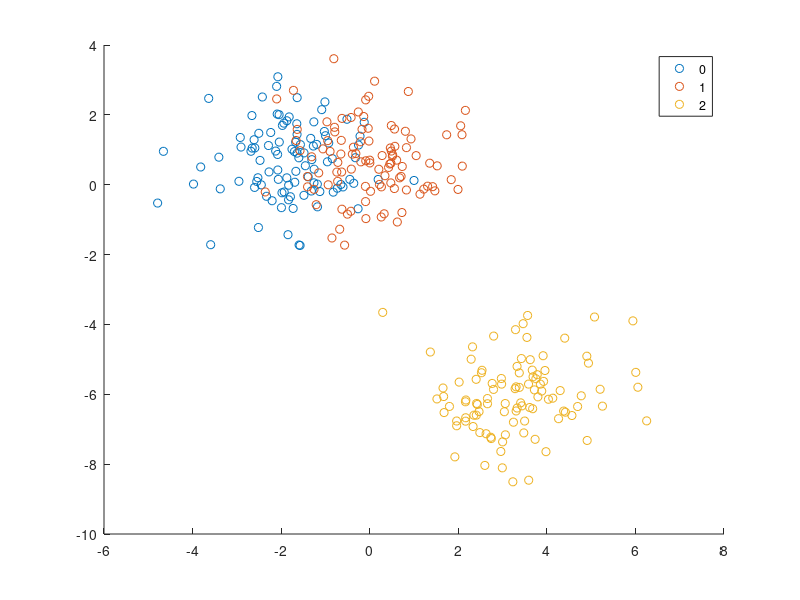

MATLAB code to generate this figure: (Note: this script raises an error after producing the figure.)
close all;
clear;
clc;
%%
N = 1e2;
mu1 = randn(2,1);
mu2 = randn(2,1)*2;
mu3 = randn(2,1)*4;
s1 = rand(2);
s2 = rand(2);
s3 = rand(2);
sigma1 = s1 * s1';
sigma2 = s2 * s2';
sigma3 = s3 * s3';
sigma1 = eye(2);
sigma2 = eye(2);
sigma3 = eye(2);
R1 = mvnrnd(mu1,sigma1,N);
R2 = mvnrnd(mu2,sigma2,N);
R3 = mvnrnd(mu3,sigma3,N);
R = [R1;R2;R3];
L = [zeros(N,1);ones(N,1);ones(N,1)*2];
figure;
gscatter(R(:,1),R(:,2),L);
%%
D = pdist(R,'euclidean');
figure;
histogram(D,40);
%%
[W,S] = pca(R);
figure;
histogram(S(:,1),40);
% figure;
% gscatter(S(:,1),S(:,2),L);
%% silhouette score
k_min = 2;
k_max = 6;
k_idcs = k_min : k_max;
k_n = numel(k_idcs);
% preallocation
silhouette_score = nan(N,k_n);
distortion = nan(N,k_n);
for kk = 1 : k_n
    [cluster_ids,C,sumd,D] = kmeans(R,k_idcs(kk));
    %     gm = fitgmdist(eval_mat,k_test);
    %     ids = cluster(gm,R);
    figure;
    gscatter(R(:,1),R(:,2),cluster_ids);
    for nn = 1 : N
        intra_cluster_flags = cluster_ids == cluster_ids(nn);
        dists2centroids = pdist2(R(nn,:),C);
        dists2centroids(cluster_ids(nn)) = nan;
        [~,nearest_id] = min(dists2centroids);
        nearest_neighbour_flags = cluster_ids == nearest_id;
        d = mean(pdist2(R(nn,:),R(intra_cluster_flags,:)));
        dp = mean(pdist2(R(nn,:),R(nearest_neighbour_flags,:)));
        silhouette_score(nn,kk) = (dp - d) / max(dp,d);
        distortion(nn,kk) = sumd(cluster_ids(nn));
    end
end
figure;
hold on;
plot(k_min:k_max,silhouette_score,'.k')
plot(k_min:k_max,mean(silhouette_score,1),...
    'marker','o',...
    'markersize',7.5,...
    'markeredgecolor','k',...
    'markerfacecolor','w',...
    'linewidth',1.5)
figure;
hold on;
plot(k_min:k_max,distortion,'.k')
plot(k_min:k_max,mean(distortion,1),...
    'marker','o',...
    'markersize',7.5,...
    'markeredgecolor','k',...
    'markerfacecolor','w',...
    'linewidth',1.5)
%%
clusterability = evalclusters(R,'kmeans','gap',...
    'referencedistribution','uniform',...
    'klist',1:k_max);
figure;
hold on;
plot(clusterability)
plot(clusterability.OptimalK,...
    clusterability.CriterionValues(clusterability.OptimalK),...
    'marker','o',...
    'markersize',7.5,...
    'markeredgecolor','k',...
    'markerfacecolor','w',...
    'linewidth',1.5)